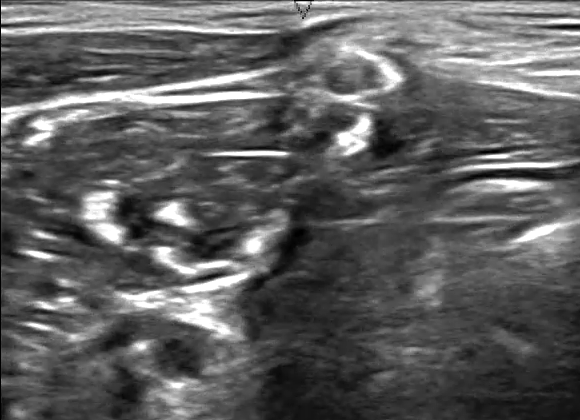
#> input picture input/patient41/41_40.tif, 580 x 420 px; its folder holds 6 pictures in this run
$ jupyter execute 04-Exercises.ipynb   (shell and % lines are left out)
#> lines starting #> are read from the running program, lines starting #| are printed output that depends on the picture; after the words box and inside, x2 and y2 are one past the last pixel; in counts of white or black regions, pixels touching at a corner belong together
# Segmenting nerve images

Here is the starting point for processing ultrasound nerve segmentation data from Kaggle

[cell 1]
import os
import numpy as np # linear algebra
import pandas as pd # data processing, CSV file I/O (e.g. pd.read_csv)
import glob
from skimage.io import imread
import matplotlib.pyplot as plt
IMAGE_DIR = '../input/patient41/'

# Load and Preview Images

[cell 2]
us_image = plt.imread(IMAGE_DIR+'41_40.tif')
#> us_image is the input picture: shape (420, 580); min 0, max 255, mean 94.9
us_mask  = plt.imread(IMAGE_DIR+'41_40_mask.tif') != 0
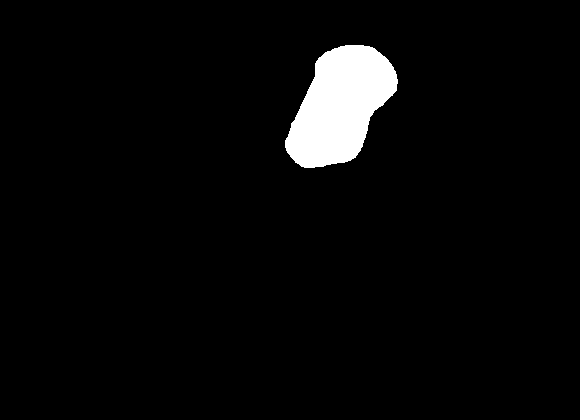
#> input picture input/patient41/41_40_mask.tif, 580 x 420 px
#> us_mask: shape (420, 580) bool; 3.7% white; 1 white region, box (x1, y1, x2, y2) and area: (285, 45, 398, 168) 8958

[cell 3]

fig, (ax1, ax2 ,ax3) = plt.subplots(1,3, figsize = (14,4))
ax1.imshow(us_image)
ax1.set_title('Ultrasound Image')
ax2.hist(us_image.ravel(),bins=50)
ax2.set_title('Ultrasound Intensity Distribution')
ax3.imshow(us_mask, cmap = 'bone')
ax3.set_title('Segmented Nerve');
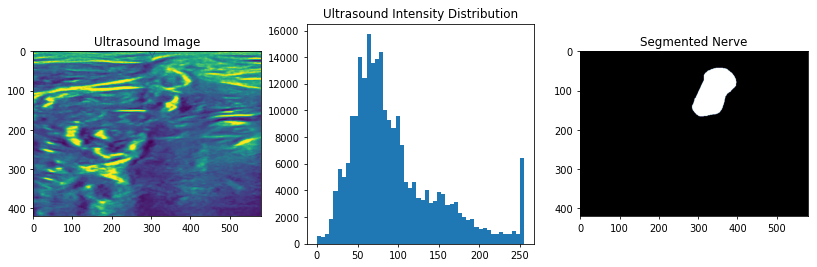
#> figure drawn by matplotlib, 3 panels; panel 2: tallest bar 15735 high, from x = 61.2 to 66.3

## Just focus on the nerve
Show the segmentation of the nerve and the intensity inside that region

[cell 4]
fig, ((ax1, ax2), (ax3, ax4)) = plt.subplots(2,2, figsize = (10,10))
ax1.imshow(us_image)
ax1.set_title('Ultrasound Image')
counts, bins, _ = ax2.hist(us_image.ravel(),bins=50)
#> counts = 50 values, max 15735 at index 12, min 468 at index 1, mean 4872; bins = 51 values from 0 to 255
ax2.set_title('Ultrasound Intensity Distribution')
ax3.imshow(us_image*us_mask)
ax3.set_title('Segmented Nerve Image')
ax4.hist(us_image[us_mask], bins = bins) # use the same bins again
ax4.set_title('Ultrasound Intensity Distribution')
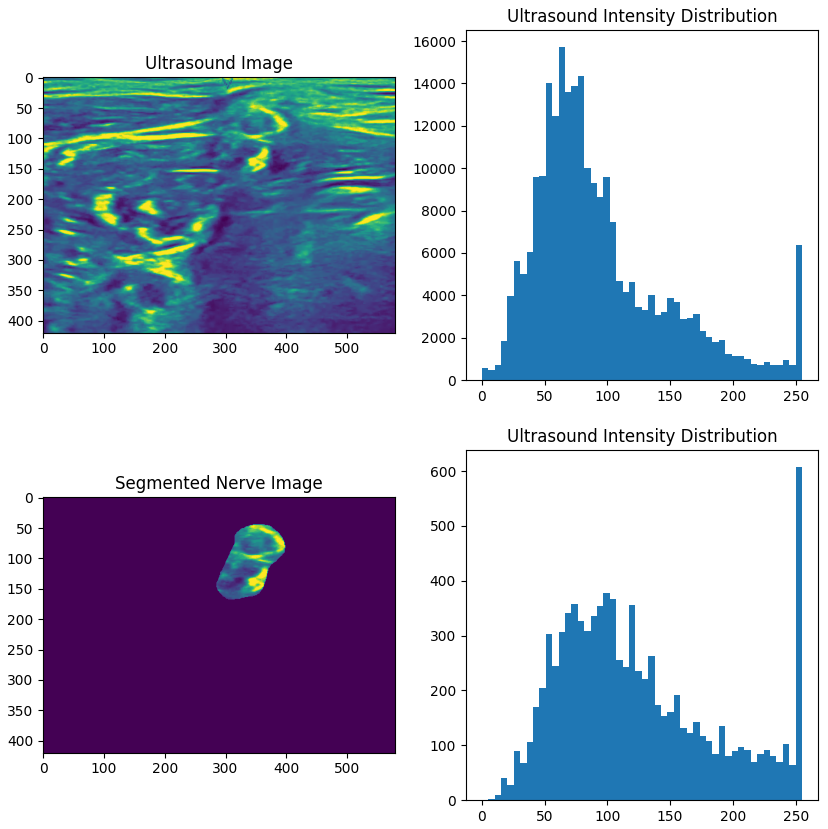
#> figure drawn by matplotlib, 4 panels; panel 2: tallest bar 15735 high, from x = 61.2 to 66.3; panel 4: tallest bar 608 high, from x = 249.9 to 255

# Simple Segmentation
We see too peaks in this histogram, lets try segmenting between them

[cell 5]
fig, (ax1, ax2 ,ax3) = plt.subplots(1,3, figsize = (14,4))
ax1.imshow(us_image)
ax1.set_title('Ultrasound Image')
ax2.imshow(us_image>210)
ax2.set_title('Test Segmentation')
ax3.imshow(us_mask, cmap = 'bone')
ax3.set_title('Segmented Nerve')
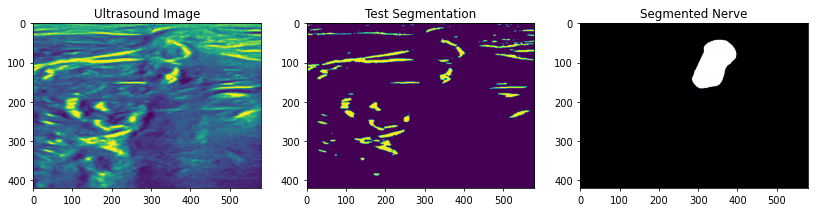
#> figure drawn by matplotlib, 3 panels

# Scoring the Result
We can use the ROC curve to score the result and see how accurately we classified the images

[cell 6]
from sklearn.metrics import roc_curve, auc # roc curve tools
ground_truth_labels = us_mask.ravel() # we want to make them into vectors
score_value = us_image.ravel()/255.0 # we want to make them into vectors
fpr, tpr, _ = roc_curve(ground_truth_labels,score_value)
#> fpr = 247 values from 0 to 1; tpr = 247 values from 0 to 1
roc_auc = auc(fpr,tpr)
#> roc_auc = 0.656

[cell 7]
fig, ax = plt.subplots(1,1)
ax.plot(fpr, tpr, label='ROC curve (area = %0.2f)' % roc_auc)
ax.plot([0, 1], [0, 1], 'k--')
ax.set_xlim([0.0, 1.0])
ax.set_ylim([0.0, 1.05])
ax.set_xlabel('False Positive Rate')
ax.set_ylabel('True Positive Rate')
ax.set_title('Receiver operating characteristic example')
ax.legend(loc="lower right")
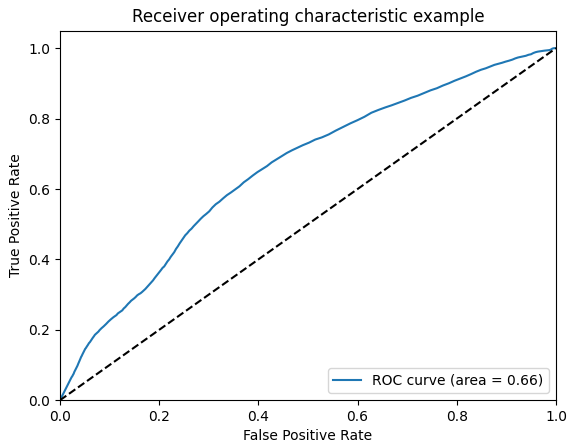
#> figure drawn by matplotlib, 1 panel; curve peaks at x = 0.996, y = 1

# Gaussian Filter
Here we apply a gaussian filter and see how the performance changes

[cell 8]
from skimage.filters import gaussian
gus_image = gaussian(us_image/255,sigma = 25)*255
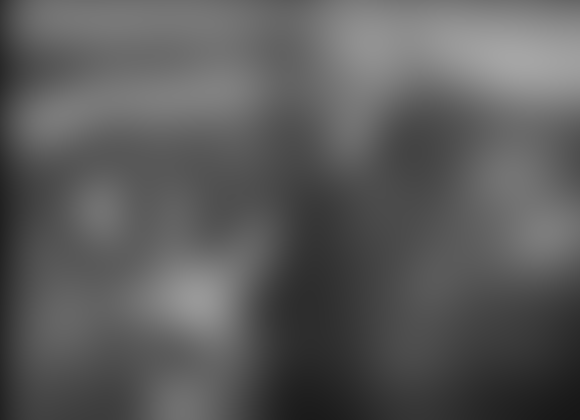
#> gus_image: shape (420, 580) float64; min 23.01, max 165.9, mean 91.6
fig, (ax1, ax2 ,ax3) = plt.subplots(1,3, figsize = (14,4))
ax1.imshow(gus_image)
ax1.set_title('Gaussian Filtered Image')
ax2.imshow(gus_image>120)
ax2.set_title('Test Segmentation')
ax3.imshow(us_mask, cmap = 'bone')
ax3.set_title('Segmented Nerve')
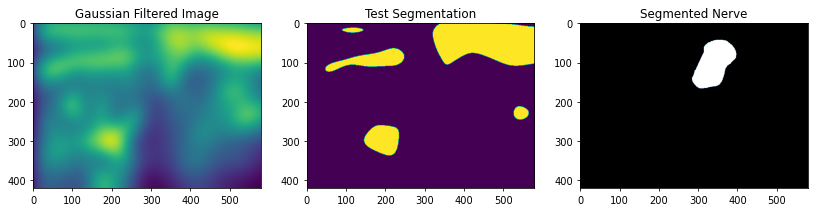
#> figure drawn by matplotlib, 3 panels

[cell 9]
ground_truth_labels = us_mask.ravel() # we want to make them into vectors
score_value = gus_image.ravel()/255.0 # we want to make them into vectors
fpr_gus, tpr_gus, _ = roc_curve(ground_truth_labels,score_value)
#> fpr_gus = 16573 values from 0 to 1; tpr_gus = 16573 values from 0 to 1
roc_auc_gus = auc(fpr_gus,tpr_gus)
#> roc_auc_gus = 0.718
fig, ax = plt.subplots(1,1)
ax.plot(fpr, tpr, label='Raw ROC curve (area = %0.2f)' % roc_auc)
ax.plot(fpr_gus, tpr_gus, label='Gaussian ROC curve (area = %0.2f)' % roc_auc_gus)
ax.plot([0, 1], [0, 1], 'k--')
ax.set_xlim([0.0, 1.0])
ax.set_ylim([0.0, 1.05])
ax.set_xlabel('False Positive Rate')
ax.set_ylabel('True Positive Rate')
ax.set_title('Receiver operating characteristic example')
ax.legend(loc="lower right")
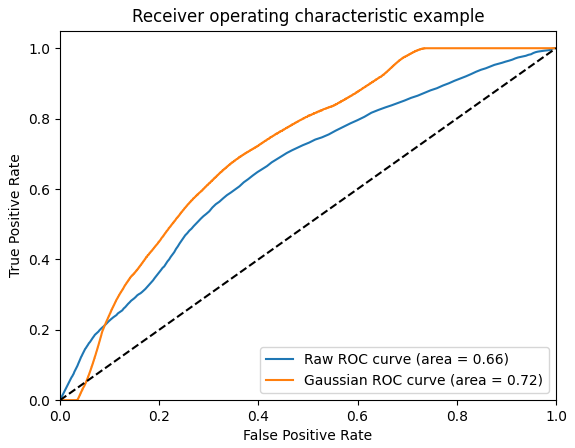
#> figure drawn by matplotlib, 1 panel; curve peaks at x = 0.996, y = 1
